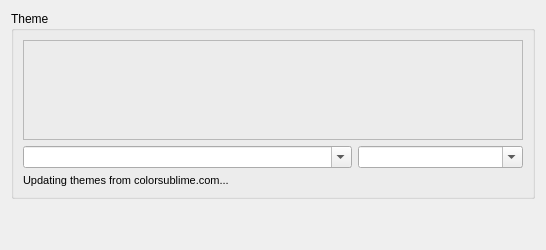
     <widget class="QWidget" name="tab_codeEditor">
      <attribute name="title">
       <string>Editor</string>
      </attribute>
      <layout class="QVBoxLayout" name="verticalLayout_11">
       <item>
        <widget class="QGroupBox" name="groupbox_codeEditorThemeSelection">
         <property name="title">
          <string>Theme</string>
         </property>
         <layout class="QGridLayout" name="gridLayout_25" columnstretch="2,1">
          <item row="0" column="0" colspan="2">
           <widget class="QFrame" name="frame_3">
            <property name="minimumSize">
             <size>
              <width>500</width>
              <height>100</height>
             </size>
            </property>
            <property name="frameShape">
             <enum>QFrame::StyledPanel</enum>
            </property>
            <property name="frameShadow">
             <enum>QFrame::Raised</enum>
            </property>
            <layout class="QGridLayout" name="gridLayout_27">
             <property name="leftMargin">
              <number>0</number>
             </property>
             <property name="topMargin">
              <number>0</number>
             </property>
             <property name="rightMargin">
              <number>0</number>
             </property>
             <property name="bottomMargin">
              <number>0</number>
             </property>
             <property name="spacing">
              <number>0</number>
             </property>
             <item row="0" column="0">
              <widget class="edbee::TextEditorWidget" name="edbeePreviewWidget" native="true">
               <property name="font">
                <font>
                 <family>Bitstream Vera Sans Mono</family>
                </font>
               </property>
              </widget>
             </item>
            </layout>
           </widget>
          </item>
          <item row="1" column="0">
           <widget class="QComboBox" name="code_editor_theme_selection_combobox">
            <property name="editable">
             <bool>true</bool>
            </property>
           </widget>
          </item>
          <item row="1" column="1">
           <widget class="QComboBox" name="script_preview_combobox">
            <property name="editable">
             <bool>true</bool>
            </property>
           </widget>
          </item>
          <item row="2" column="0" colspan="2">
           <widget class="QLabel" name="theme_download_label">
            <property name="font">
             <font>
              <pointsize>8</pointsize>
             </font>
            </property>
            <property name="text">
             <string>Updating themes from colorsublime.com...</string>
            </property>
           </widget>
          </item>
         </layout>
        </widget>
       </item>
       <item>
        <spacer name="verticalSpacer_codeEditor">
         <property name="orientation">
          <enum>Qt::Vertical</enum>
         </property>
         <property name="sizeHint" stdset="0">
          <size>
           <width>20</width>
           <height>40</height>
          </size>
         </property>
        </spacer>
       </item>
      </layout>
     </widget>
